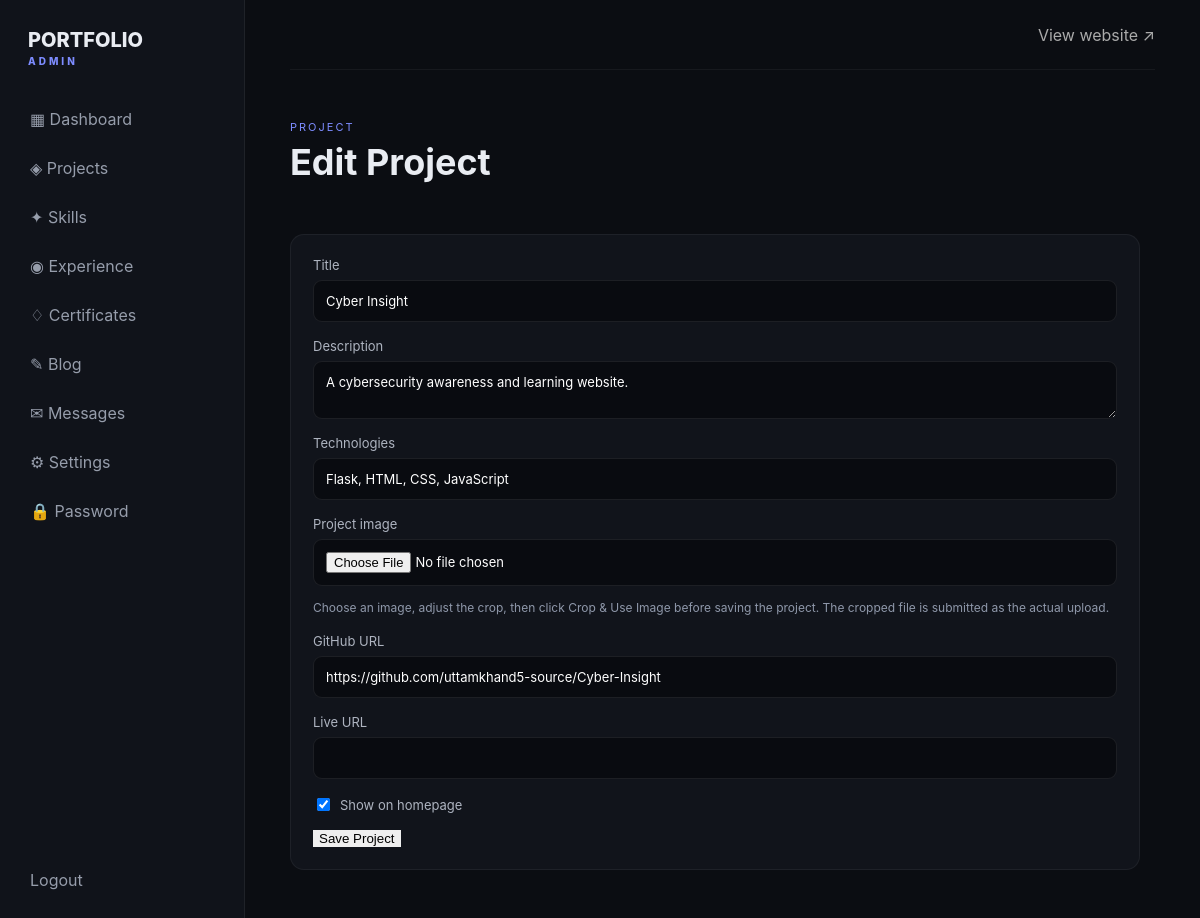
Screenshot of /admin/projects/2/edit (signed in) with the database file from the repository.
### app/models/__init__.py (models this page shows)
class Project(db.Model):
    id = db.Column(db.Integer, primary_key=True)
    title = db.Column(db.String(160), nullable=False)
    description = db.Column(db.Text, nullable=False)
    technologies = db.Column(db.String(255), default="")
    image = db.Column(db.String(255), default="")
    github_url = db.Column(db.String(255), default="")
    live_url = db.Column(db.String(255), default="")
    featured = db.Column(db.Boolean, default=True)

### app/routes/admin.py (the view, shortened to what this page needs)
@admin_bp.route("/projects/new", methods=["GET","POST"])
@admin_bp.route("/projects/<int:id>/edit", methods=["GET","POST"])
@login_required
def project_form(id=None):
    item = Project.query.get_or_404(id) if id else Project()
    return render_template("admin/project_form.html", item=item)

### app/templates/admin/project_form.html
{% extends "admin/base.html" %}{% block content %}<div class="page-head"><div><span>PROJECT</span><h1>{{'Edit' if item.id else 'New'}} Project</h1></div></div><form class="panel form" method="post" enctype="multipart/form-data">
    <input type="hidden" name="csrf_token" value="{{ csrf_token() }}"><label>Title<input name="title" value="{{item.title}}" required></label><label>Description<textarea name="description" required>{{item.description}}</textarea></label><label>Technologies<input name="technologies" value="{{item.technologies}}" placeholder="Python, Flask, JavaScript"></label><label>Project image<input type="file" name="image" accept="image/*" data-crop-aspect="1.6666667"><small class="crop-help">Choose an image, adjust the crop, then click Crop &amp; Use Image before saving the project. The cropped file is submitted as the actual upload.</small></label><label>GitHub URL<input name="github_url" value="{{item.github_url}}"></label><label>Live URL<input name="live_url" value="{{item.live_url}}"></label><label class="check"><input type="checkbox" name="featured" {% if item.featured %}checked{% endif %}> Show on homepage</label><button class="save">Save Project</button></form>{% endblock %}

### app/static/css/admin.css (style rules this page uses)
* { box-sizing:border-box }
body { margin:0;background:#0b0d12;color:#e9ecf2;font-family:Inter,Arial,sans-serif }
.page-head { display:flex;align-items:center;justify-content:space-between;padding:45px 0 25px }
.page-head span { font-size:11px;color:#7d8cff;letter-spacing:2px }
.page-head h1 { font-size:36px;margin:5px 0 }
.stats div,.panel { background:#11141b;border:1px solid #ffffff0e;border-radius:14px;padding:22px }
.panel { margin-top:20px }
.form { display:flex;flex-direction:column;gap:16px;max-width:850px }
.form label { display:flex;flex-direction:column;gap:7px;color:#aeb4c0;font-size:13px }
.form input,.form textarea,.rowform input { background:#090b10;border:1px solid #ffffff15;border-radius:9px;padding:12px;color:white;font:inherit }
.form textarea { resize:vertical }
.check { flex-direction:row!important;align-items:center }
.check input { width:auto }
.save { border:0;align-self:flex-start }

### app/static/css/image-cropper.css (style rules this page uses)
.crop-help { display:block;margin-top:6px;color:#8f98aa;font-size:12px;line-height:1.5 }

### rows the page displays
Project: title "Cyber Insight", description "A cybersecurity awareness and learning website.", technologies "Flask, HTML, CSS, JavaScript", github_url "https://github.com/uttamkhand5-source/Cyber-Insight", featured "☑"

### other values shown
{{ 'Edit' if item.id else 'New' }} "Edit"
